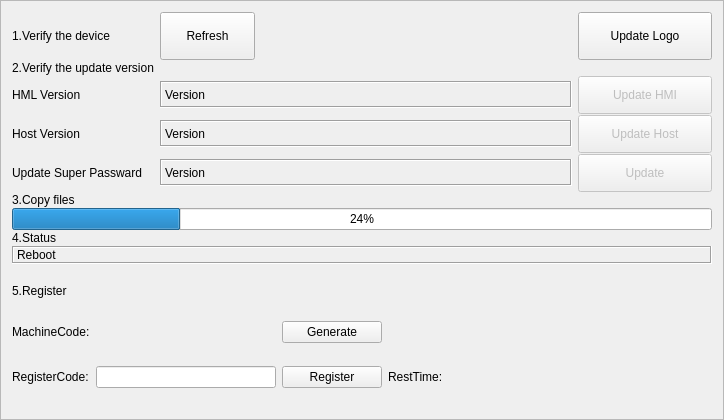
<?xml version="1.0" encoding="UTF-8"?>
<ui version="4.0">
 <class>ICUpdateSystem</class>
 <widget class="QFrame" name="ICUpdateSystem">
  <property name="geometry">
   <rect>
    <x>0</x>
    <y>0</y>
    <width>724</width>
    <height>420</height>
   </rect>
  </property>
  <property name="sizePolicy">
   <sizepolicy hsizetype="Maximum" vsizetype="Maximum">
    <horstretch>0</horstretch>
    <verstretch>0</verstretch>
   </sizepolicy>
  </property>
  <property name="windowTitle">
   <string>Frame</string>
  </property>
  <property name="styleSheet">
   <string notr="true">QMessageBox QAbstractButton
{
    min-width: 90px;
	min-height:30px;
}
</string>
  </property>
  <property name="frameShape">
   <enum>QFrame::StyledPanel</enum>
  </property>
  <property name="frameShadow">
   <enum>QFrame::Raised</enum>
  </property>
  <layout class="QGridLayout" name="gridLayout">
   <property name="verticalSpacing">
    <number>1</number>
   </property>
   <item row="0" column="3">
    <widget class="QToolButton" name="updateLogoButton">
     <property name="sizePolicy">
      <sizepolicy hsizetype="Preferred" vsizetype="Fixed">
       <horstretch>0</horstretch>
       <verstretch>0</verstretch>
      </sizepolicy>
     </property>
     <property name="minimumSize">
      <size>
       <width>110</width>
       <height>48</height>
      </size>
     </property>
     <property name="text">
      <string>Update Logo</string>
     </property>
    </widget>
   </item>
   <item row="0" column="0">
    <widget class="QLabel" name="deviceLabel">
     <property name="sizePolicy">
      <sizepolicy hsizetype="Maximum" vsizetype="Maximum">
       <horstretch>0</horstretch>
       <verstretch>0</verstretch>
      </sizepolicy>
     </property>
     <property name="text">
      <string>1.Verify the device</string>
     </property>
    </widget>
   </item>
   <item row="9" column="0" rowspan="2" colspan="4">
    <widget class="QWidget" name="registerContainer" native="true">
     <layout class="QGridLayout" name="gridLayout_2">
      <property name="leftMargin">
       <number>0</number>
      </property>
      <property name="topMargin">
       <number>0</number>
      </property>
      <property name="rightMargin">
       <number>0</number>
      </property>
      <property name="bottomMargin">
       <number>0</number>
      </property>
      <property name="verticalSpacing">
       <number>4</number>
      </property>
      <item row="0" column="0">
       <widget class="QLabel" name="label_6">
        <property name="sizePolicy">
         <sizepolicy hsizetype="Fixed" vsizetype="Fixed">
          <horstretch>0</horstretch>
          <verstretch>0</verstretch>
         </sizepolicy>
        </property>
        <property name="text">
         <string>5.Register</string>
        </property>
       </widget>
      </item>
      <item row="1" column="0">
       <widget class="QLabel" name="label_4">
        <property name="sizePolicy">
         <sizepolicy hsizetype="Fixed" vsizetype="Fixed">
          <horstretch>0</horstretch>
          <verstretch>0</verstretch>
         </sizepolicy>
        </property>
        <property name="text">
         <string>MachineCode:</string>
        </property>
       </widget>
      </item>
      <item row="1" column="2">
       <widget class="QPushButton" name="generateBtn">
        <property name="sizePolicy">
         <sizepolicy hsizetype="Fixed" vsizetype="Fixed">
          <horstretch>0</horstretch>
          <verstretch>0</verstretch>
         </sizepolicy>
        </property>
        <property name="minimumSize">
         <size>
          <width>100</width>
          <height>0</height>
         </size>
        </property>
        <property name="maximumSize">
         <size>
          <width>100</width>
          <height>16777215</height>
         </size>
        </property>
        <property name="text">
         <string>Generate</string>
        </property>
       </widget>
      </item>
      <item row="2" column="0">
       <widget class="QLabel" name="label_5">
        <property name="sizePolicy">
         <sizepolicy hsizetype="Fixed" vsizetype="Fixed">
          <horstretch>0</horstretch>
          <verstretch>0</verstretch>
         </sizepolicy>
        </property>
        <property name="text">
         <string>RegisterCode:</string>
        </property>
       </widget>
      </item>
      <item row="2" column="1">
       <widget class="ICLineEditWithVirtualNumericKeypad" name="registerCode">
        <property name="sizePolicy">
         <sizepolicy hsizetype="Fixed" vsizetype="Fixed">
          <horstretch>0</horstretch>
          <verstretch>0</verstretch>
         </sizepolicy>
        </property>
        <property name="minimumSize">
         <size>
          <width>180</width>
          <height>0</height>
         </size>
        </property>
        <property name="maximumSize">
         <size>
          <width>180</width>
          <height>180</height>
         </size>
        </property>
       </widget>
      </item>
      <item row="2" column="2">
       <widget class="QPushButton" name="registerBtn">
        <property name="sizePolicy">
         <sizepolicy hsizetype="Fixed" vsizetype="Fixed">
          <horstretch>0</horstretch>
          <verstretch>0</verstretch>
         </sizepolicy>
        </property>
        <property name="minimumSize">
         <size>
          <width>100</width>
          <height>0</height>
         </size>
        </property>
        <property name="maximumSize">
         <size>
          <width>100</width>
          <height>16777215</height>
         </size>
        </property>
        <property name="text">
         <string>Register</string>
        </property>
       </widget>
      </item>
      <item row="2" column="3">
       <widget class="QLabel" name="label_3">
        <property name="sizePolicy">
         <sizepolicy hsizetype="Fixed" vsizetype="Fixed">
          <horstretch>0</horstretch>
          <verstretch>0</verstretch>
         </sizepolicy>
        </property>
        <property name="minimumSize">
         <size>
          <width>29</width>
          <height>0</height>
         </size>
        </property>
        <property name="maximumSize">
         <size>
          <width>84</width>
          <height>16777215</height>
         </size>
        </property>
        <property name="layoutDirection">
         <enum>Qt::RightToLeft</enum>
        </property>
        <property name="text">
         <string>RestTime:</string>
        </property>
       </widget>
      </item>
      <item row="2" column="4">
       <widget class="QLabel" name="restTime">
        <property name="sizePolicy">
         <sizepolicy hsizetype="Preferred" vsizetype="Fixed">
          <horstretch>0</horstretch>
          <verstretch>0</verstretch>
         </sizepolicy>
        </property>
        <property name="text">
         <string/>
        </property>
       </widget>
      </item>
      <item row="0" column="1">
       <widget class="QLabel" name="tipLabel">
        <property name="text">
         <string/>
        </property>
       </widget>
      </item>
      <item row="1" column="1">
       <widget class="QLabel" name="machineCode">
        <property name="text">
         <string/>
        </property>
       </widget>
      </item>
     </layout>
    </widget>
   </item>
   <item row="5" column="0">
    <widget class="QLabel" name="copyFilesLabel">
     <property name="sizePolicy">
      <sizepolicy hsizetype="Maximum" vsizetype="Maximum">
       <horstretch>0</horstretch>
       <verstretch>0</verstretch>
      </sizepolicy>
     </property>
     <property name="text">
      <string>3.Copy files</string>
     </property>
    </widget>
   </item>
   <item row="0" column="1">
    <widget class="QToolButton" name="refreshToolButton">
     <property name="sizePolicy">
      <sizepolicy hsizetype="Maximum" vsizetype="Fixed">
       <horstretch>0</horstretch>
       <verstretch>0</verstretch>
      </sizepolicy>
     </property>
     <property name="minimumSize">
      <size>
       <width>90</width>
       <height>48</height>
      </size>
     </property>
     <property name="maximumSize">
      <size>
       <width>95</width>
       <height>16777215</height>
      </size>
     </property>
     <property name="text">
      <string>Refresh</string>
     </property>
    </widget>
   </item>
   <item row="6" column="0" colspan="4">
    <widget class="QProgressBar" name="copyFilesProgressBar">
     <property name="value">
      <number>24</number>
     </property>
    </widget>
   </item>
   <item row="2" column="0">
    <widget class="QLabel" name="label">
     <property name="sizePolicy">
      <sizepolicy hsizetype="Fixed" vsizetype="Fixed">
       <horstretch>0</horstretch>
       <verstretch>0</verstretch>
      </sizepolicy>
     </property>
     <property name="text">
      <string>HML Version</string>
     </property>
    </widget>
   </item>
   <item row="8" column="0" colspan="4">
    <widget class="QLabel" name="statusLabel">
     <property name="sizePolicy">
      <sizepolicy hsizetype="Preferred" vsizetype="Maximum">
       <horstretch>0</horstretch>
       <verstretch>0</verstretch>
      </sizepolicy>
     </property>
     <property name="frameShape">
      <enum>QFrame::Box</enum>
     </property>
     <property name="frameShadow">
      <enum>QFrame::Sunken</enum>
     </property>
     <property name="text">
      <string>Reboot</string>
     </property>
    </widget>
   </item>
   <item row="7" column="0">
    <widget class="QLabel" name="rebootLabel">
     <property name="sizePolicy">
      <sizepolicy hsizetype="Maximum" vsizetype="Maximum">
       <horstretch>0</horstretch>
       <verstretch>0</verstretch>
      </sizepolicy>
     </property>
     <property name="text">
      <string>4.Status</string>
     </property>
    </widget>
   </item>
   <item row="3" column="0">
    <widget class="QLabel" name="label_2">
     <property name="sizePolicy">
      <sizepolicy hsizetype="Fixed" vsizetype="Fixed">
       <horstretch>0</horstretch>
       <verstretch>0</verstretch>
      </sizepolicy>
     </property>
     <property name="text">
      <string>Host Version</string>
     </property>
    </widget>
   </item>
   <item row="2" column="1" colspan="2">
    <widget class="QLabel" name="hmiVersionShowLabel">
     <property name="sizePolicy">
      <sizepolicy hsizetype="Expanding" vsizetype="Fixed">
       <horstretch>0</horstretch>
       <verstretch>0</verstretch>
      </sizepolicy>
     </property>
     <property name="minimumSize">
      <size>
       <width>412</width>
       <height>23</height>
      </size>
     </property>
     <property name="maximumSize">
      <size>
       <width>16777215</width>
       <height>27</height>
      </size>
     </property>
     <property name="frameShape">
      <enum>QFrame::Box</enum>
     </property>
     <property name="frameShadow">
      <enum>QFrame::Sunken</enum>
     </property>
     <property name="text">
      <string>Version</string>
     </property>
    </widget>
   </item>
   <item row="3" column="1" colspan="2">
    <widget class="QLabel" name="hostVersionShowLabel">
     <property name="sizePolicy">
      <sizepolicy hsizetype="Expanding" vsizetype="Fixed">
       <horstretch>0</horstretch>
       <verstretch>0</verstretch>
      </sizepolicy>
     </property>
     <property name="minimumSize">
      <size>
       <width>412</width>
       <height>23</height>
      </size>
     </property>
     <property name="maximumSize">
      <size>
       <width>16777212</width>
       <height>27</height>
      </size>
     </property>
     <property name="frameShape">
      <enum>QFrame::Box</enum>
     </property>
     <property name="frameShadow">
      <enum>QFrame::Sunken</enum>
     </property>
     <property name="text">
      <string>Version</string>
     </property>
    </widget>
   </item>
   <item row="3" column="3">
    <widget class="QToolButton" name="connectHostButton">
     <property name="enabled">
      <bool>false</bool>
     </property>
     <property name="sizePolicy">
      <sizepolicy hsizetype="Preferred" vsizetype="Fixed">
       <horstretch>0</horstretch>
       <verstretch>0</verstretch>
      </sizepolicy>
     </property>
     <property name="minimumSize">
      <size>
       <width>110</width>
       <height>38</height>
      </size>
     </property>
     <property name="text">
      <string>Update Host</string>
     </property>
    </widget>
   </item>
   <item row="2" column="3">
    <widget class="QToolButton" name="updateToolButton">
     <property name="enabled">
      <bool>false</bool>
     </property>
     <property name="sizePolicy">
      <sizepolicy hsizetype="Preferred" vsizetype="Fixed">
       <horstretch>0</horstretch>
       <verstretch>0</verstretch>
      </sizepolicy>
     </property>
     <property name="minimumSize">
      <size>
       <width>110</width>
       <height>38</height>
      </size>
     </property>
     <property name="text">
      <string>Update HMI</string>
     </property>
    </widget>
   </item>
   <item row="1" column="0">
    <widget class="QLabel" name="versionLabel">
     <property name="sizePolicy">
      <sizepolicy hsizetype="Fixed" vsizetype="Fixed">
       <horstretch>0</horstretch>
       <verstretch>0</verstretch>
      </sizepolicy>
     </property>
     <property name="text">
      <string>2.Verify the update version</string>
     </property>
    </widget>
   </item>
   <item row="4" column="0">
    <widget class="QLabel" name="label_7">
     <property name="sizePolicy">
      <sizepolicy hsizetype="Fixed" vsizetype="Fixed">
       <horstretch>0</horstretch>
       <verstretch>0</verstretch>
      </sizepolicy>
     </property>
     <property name="text">
      <string>Update Super Passward</string>
     </property>
    </widget>
   </item>
   <item row="4" column="3">
    <widget class="QToolButton" name="updatePasswardButton">
     <property name="enabled">
      <bool>false</bool>
     </property>
     <property name="sizePolicy">
      <sizepolicy hsizetype="Preferred" vsizetype="Fixed">
       <horstretch>0</horstretch>
       <verstretch>0</verstretch>
      </sizepolicy>
     </property>
     <property name="minimumSize">
      <size>
       <width>110</width>
       <height>38</height>
      </size>
     </property>
     <property name="text">
      <string>Update</string>
     </property>
    </widget>
   </item>
   <item row="4" column="1" colspan="2">
    <widget class="QLabel" name="updatePasswardLabel">
     <property name="sizePolicy">
      <sizepolicy hsizetype="Expanding" vsizetype="Fixed">
       <horstretch>0</horstretch>
       <verstretch>0</verstretch>
      </sizepolicy>
     </property>
     <property name="minimumSize">
      <size>
       <width>412</width>
       <height>23</height>
      </size>
     </property>
     <property name="maximumSize">
      <size>
       <width>16777215</width>
       <height>27</height>
      </size>
     </property>
     <property name="frameShape">
      <enum>QFrame::Box</enum>
     </property>
     <property name="frameShadow">
      <enum>QFrame::Sunken</enum>
     </property>
     <property name="text">
      <string>Version</string>
     </property>
    </widget>
   </item>
  </layout>
 </widget>
 <customwidgets>
  <customwidget>
   <class>ICLineEditWithVirtualNumericKeypad</class>
   <extends>QLineEdit</extends>
   <header>iclineeditwithvirtualnumerickeypad.h</header>
  </customwidget>
 </customwidgets>
 <resources/>
 <connections/>
</ui>
